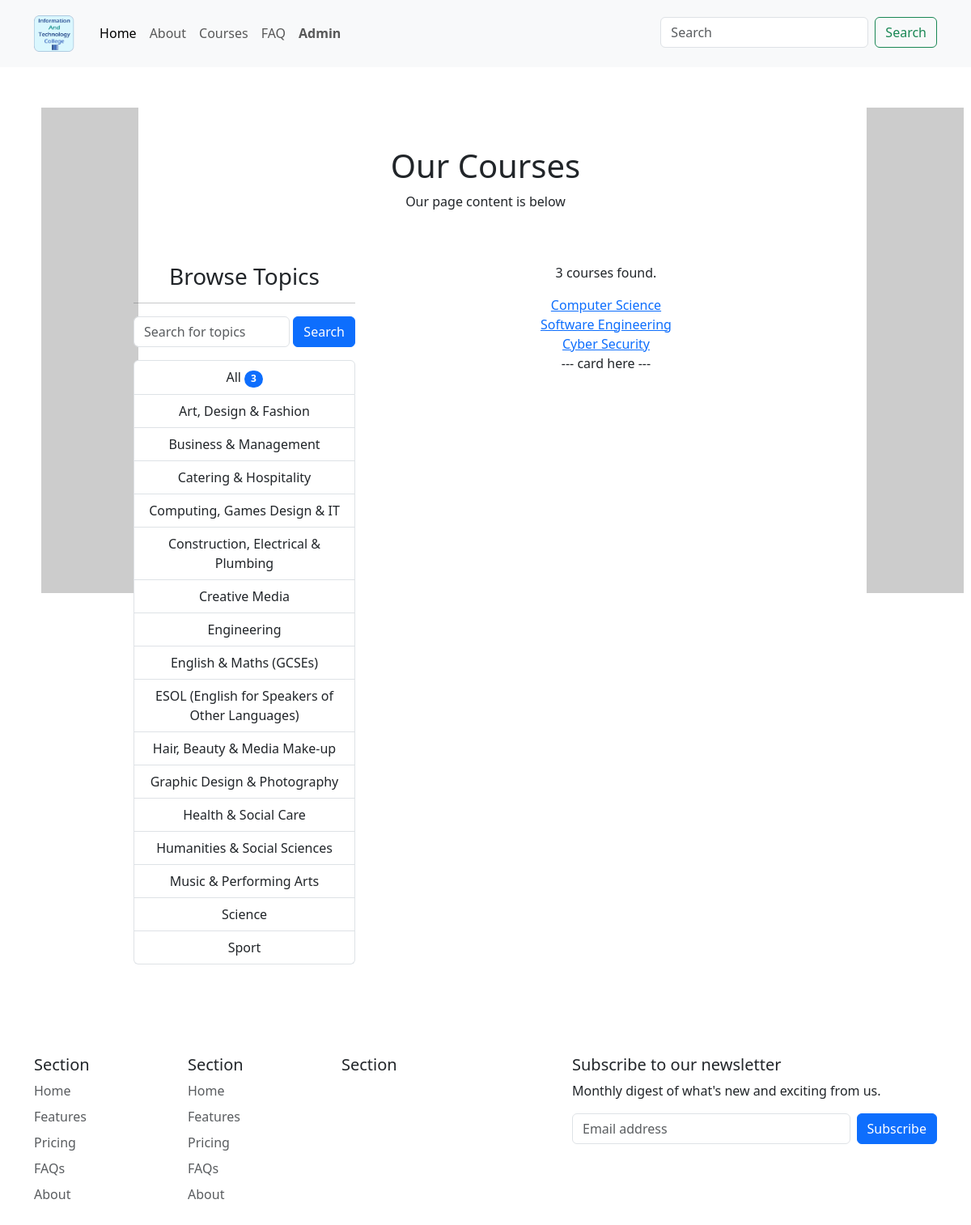
Screenshot of /all_courses with the database file from the repository.
### base/models.py (models this page shows, shortened)
class Topic(models.Model):
    name = models.CharField(max_length=200)

class Course(models.Model):
    topic = models.ForeignKey(Topic, on_delete=models.CASCADE)
    title = models.CharField(max_length=200)
    description = models.TextField(null=True, blank=True)
    requirements = models.TextField(null=True, blank=True)
    updated = models.DateTimeField(auto_now=True)  # last update
    course_img = models.ImageField(
        upload_to="static/course", height_field=None, width_field=None, max_length=100, null=True, blank=True)

### base/views.py (the view)
# urls.py: path('all_courses', views.all_courses, name="all_courses"),
def all_courses(request):
    q = request.GET.get('q') if request.GET.get('q') != None else ''
    courses = Course.objects.filter(
        Q(topic__name__icontains=q) |
        Q(title__icontains=q) |
        Q(description__icontains=q)
    )
    topics = Topic.objects.all()
    course_count = courses.count()
    context = {'courses': courses, 'topics': topics,
               'course_count': course_count}
    return render(request, 'base/all_courses.html', context)

### base/templates/base/all_courses.html
{% extends 'main.html' %}
{% load static %}
{% block styles %}
<link rel="stylesheet" type="text/css" media="screen" href="{% static 'styles/all_courses.css' %}" />
{% endblock %}
{% block app_content %}
<div class="container course-finder">
  <div class="row">
    <div class="course-title">
      <div class="container">
        <div class="row align-items-center">
          <div class="col-12 text-center">
            <h1>Our Courses</h1>
            <p>Our page content is below</p>
          </div>
        </div>
      </div>
    </div>
    <div class="col-md-4">
      <h3>Browse Topics</h3>
      <hr>
      <div>
        <form class="d-flex">
          <input class="form-control me-1" name="q" type="search" placeholder="Search for topics" aria-label="Search">
          <button class="btn btn-primary" type="submit">Search</button>
        </form>
        <div class="list-group">
          <a href="{% url 'all_courses' %}" class="list-group-item list-group-item-action" aria-current="true">
            All <span class="badge bg-primary rounded-pill">{{courses.count}}</span>
          </a>
          {% for topic in topics %}
          <a href="{% url 'all_courses' %}?q={{topic.name}}"
            class="list-group-item list-group-item-action">
            {{topic.name}}</a>
          {% endfor %}
        </div>
      </div>
    </div>
    <div class="col-md-8">
      <div>
        <p>{{course_count}} courses found.</p>
        {% for course in courses %}
        <div class="course-list">
          <a href="{% url 'course' course.id %}">{{course.title}}</a>
        </div>
        {% endfor %}
        --- card here ---
      </div>
    </div>
  </div>
</div>
{% endblock %}

### static/styles/all_courses.css (style rules this page uses)
.course-finder { margin-bottom: 4rem; text-align: center; }
.course-finder h3 { font-weight: 400; }
.course-title { padding: 3rem; }

### rows the page displays
Topic: name "Art, Design & Fashion"
Topic: name "Business & Management"
Topic: name "Catering & Hospitality"
Topic: name "Computing, Games Design & IT"
Topic: name "Construction, Electrical & Plumbing"
Topic: name "Creative Media"
Topic: name "Engineering"
Topic: name "English & Maths (GCSEs)"
Topic: name "ESOL (English for Speakers of Other Languages)"
Topic: name "Hair, Beauty & Media Make-up"
Topic: name "Graphic Design & Photography"
Topic: name "Health & Social Care"
Topic: name "Humanities & Social Sciences"
Topic: name "Music & Performing Arts"
Topic: name "Science"
Topic: name "Sport"
Course: title "Computer Science"
Course: title "Software Engineering"
Course: title "Cyber Security"

### other values shown
{{ courses.count }} "3"
{{ course_count }} "3"
